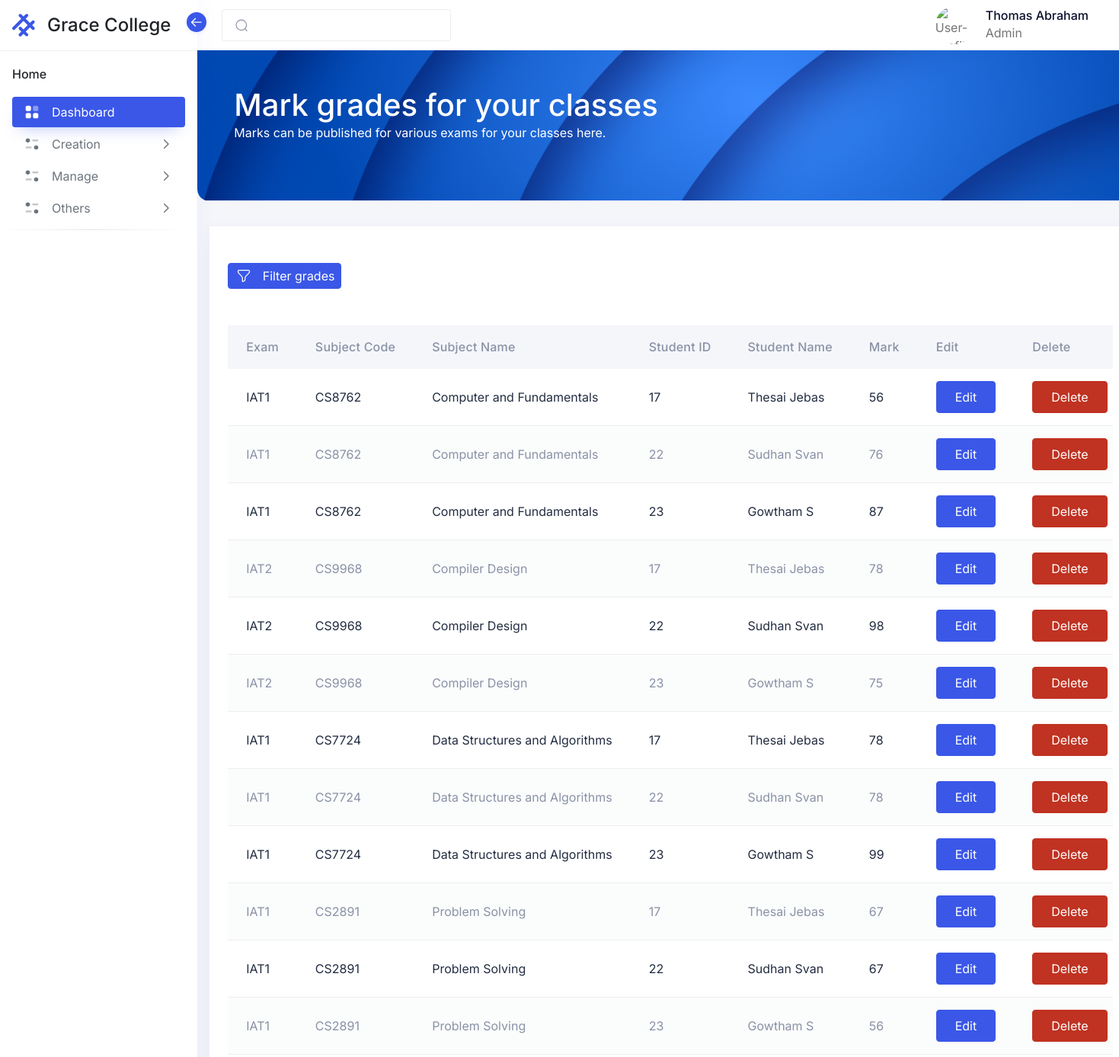
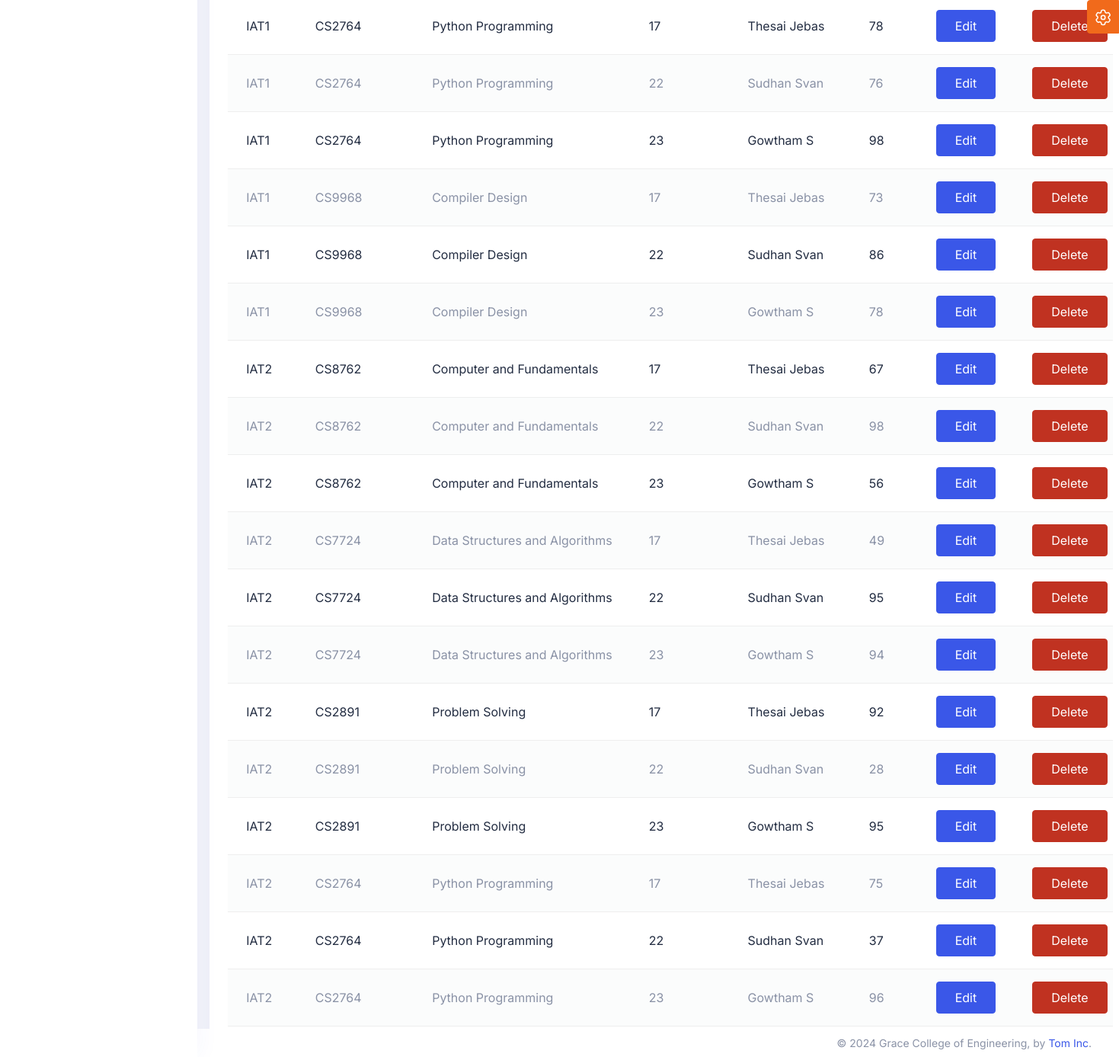
The app's page /admin/pages/grade.php (signed in), older data (2 pictures, top to bottom).
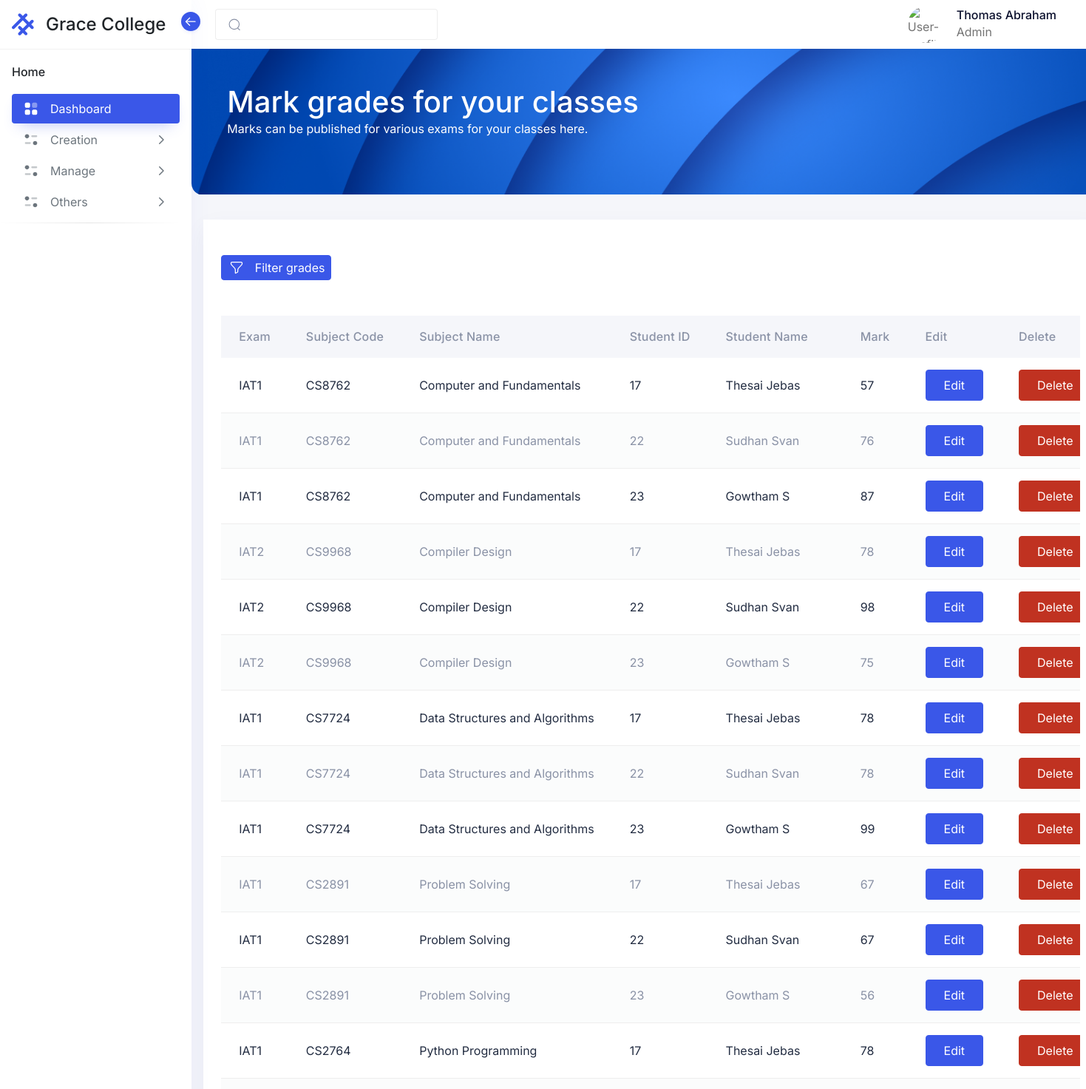
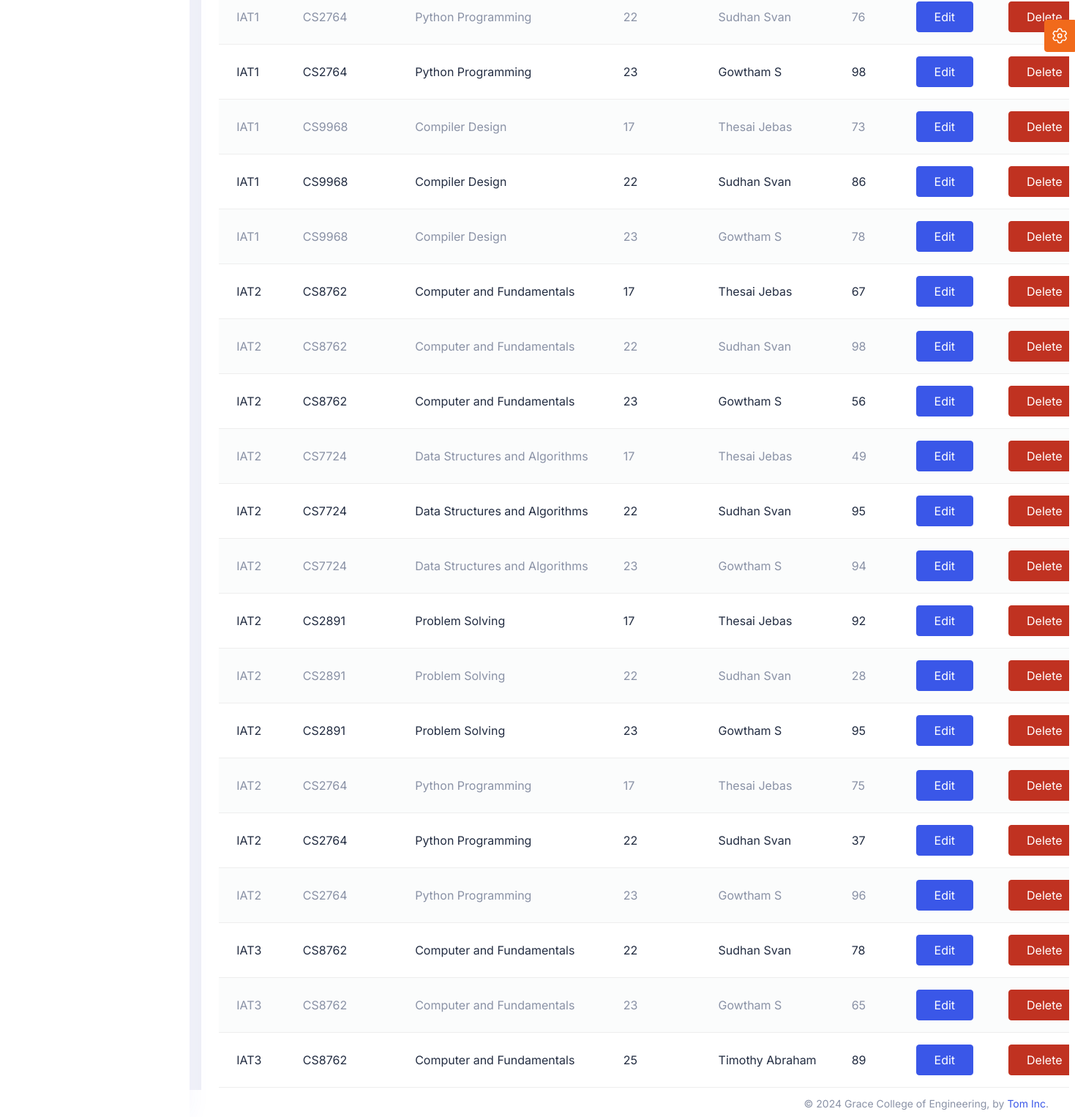
The same page, newer data (2 pictures, top to bottom).
### tables this page shows
CREATE TABLE `erp_login` (
  `user_id` int(20) NOT NULL,
  `userName` varchar(50) NOT NULL,
  `log_pwd` varchar(100) NOT NULL COMMENT 'login password',
  `phone` varchar(50) NOT NULL,
  `role` varchar(50) NOT NULL,
  `course` varchar(200) NOT NULL,
  `department` varchar(200) NOT NULL,
  `classId` int(11) NOT NULL,
  `l_name` varchar(200) NOT NULL,
  `f_name` varchar(200) NOT NULL,
  `yearOfAdmission` varchar(100) NOT NULL,
  `log_session` timestamp NOT NULL DEFAULT current_timestamp() ON UPDATE current_timestamp() COMMENT 'login session(timestamp)',
  `active` int(5) NOT NULL DEFAULT 1 COMMENT 'active status\r\n(active -1,inactive - 0)',
  `paymentStatus` int(11) NOT NULL
);

CREATE TABLE `erp_grade` (
  `gradeId` int(11) NOT NULL,
  `subjectCode` varchar(200) NOT NULL,
  `subjectName` varchar(200) NOT NULL,
  `studentId` int(11) NOT NULL,
  `studentName` varchar(200) NOT NULL,
  `semester` int(11) NOT NULL,
  `examName` varchar(200) NOT NULL,
  `mark` int(11) NOT NULL,
  `date` date NOT NULL
);

### admin/pages/grade.php (the view, shortened to what this page needs)
<?php
include('/xampp/htdocs/Intern1/Includes/Header.php');
include('../includes/Menu.php');
$sql = "SELECT * FROM erp_grade";
$result = mysqli_query($conn, $sql);
if ($result) {
    $grades = array();
    while ($row = $result->fetch_assoc()) {
        $grades[] = $row;
    }
}
?>
<div class="iq-navbar-header" style="height: 215px;">
    <div class="container-fluid iq-container">
        <div class="row">
            <div class="col-md-12">
                <div class="flex-wrap d-flex justify-content-between align-items-center">
                    <div>
                        <h1>Mark grades for your classes</h1>
                        <p>Marks can be published for various exams for your classes here.</p>
                    </div>
                </div>
            </div>
        </div>
    </div>
    <div class="iq-header-img">
        <img src="/intern1/assets/images/dashboard/top-header.png" alt="header" class="theme-color-default-img img-fluid w-100 h-100 animated-scaleX">
    </div>
</div>
<div class="card m-3 w-100 text ">
    <div class="card-header">
    </div>
    <div class="card-body">
        <a href="#" class=" text-center btn btn-primary btn-icon mt-lg-0 mt-md-0 mt-3 mb-4" data-bs-toggle="modal" data-bs-target="#filterModal">
            <i class="btn-inner">
            </i>
            <span>Filter grades</span>
        </a>
        <div class="table-responsive mt-4">
            <table id="basic-table" class="table table-striped mb-0" role="grid">
                <thead>
                    <tr>
                        <th>Exam</th>
                        <th>Subject Code</th>
                        <th>Subject Name</th>
                        <th>Student ID</th>
                        <th>Student Name</th>
                        <th>Mark</th>
                        <th>Edit</th>
                        <th>Delete</th>
                    </tr>
                </thead>
                <tbody id="tableBody">
                    <?php foreach ($grades as $grade) { ?>
                        <tr>
                            <td><?php echo $grade['examName'] ?></td>
                            <td><?php echo $grade['subjectCode'] ?></td>
                            <td><?php echo $grade['subjectName'] ?></td>
                            <td><?php echo $grade['studentId'] ?></td>
                            <td><?php echo $grade['studentName'] ?></td>
                            <td><?php echo $grade['mark'] ?></td>
                            <td>
                                <button type='button' rowData="[<?php echo $grade['gradeId'] . ',' . $grade['studentName'] . ',' . $grade['mark'] ?>]" class='btn btn-primary editBtn' data-bs-toggle='modal' data-bs-target='#editModal'>
                                    Edit
                                </button>
                            </td>
                            <td>
                                <button type="button" gradeId="<?php echo $grade['gradeId'] ?>" class="btn btn-danger deleteBtn" data-bs-toggle="modal" data-bs-target="#deleteModal">Delete</button>
                            </td>
                        </tr>
                    <?php } ?>
                </tbody>
            </table>
        </div>
    </div>
</div>
<?php
include('/xampp/htdocs/Intern1/Includes/Footer.php');
?>

### Includes/Header.php (shortened to what this page needs)
<?php
if (isset($_SESSION['user_id'])) {
  include('conn.php');
  $user_id = $_SESSION['user_id'];
  $query = "SELECT * FROM erp_login WHERE user_id = '$user_id'";
  $result = mysqli_query($conn, $query);
  if ($result && mysqli_num_rows($result) > 0) {
    $row = mysqli_fetch_assoc($result);
    $f_fname = $row['f_name'];
    $f_lname = $row['l_name'];
    $f_role = $row['role'];
  }
?>
  <!doctype html>
  <html lang="en" dir="ltr">
  <head>
    <link rel="stylesheet" href="/intern1/assets/css/core/libs.min.css" />
    <link rel="stylesheet" href="/intern1/assets/vendor/aos/dist/aos.css" />
    <link rel="stylesheet" href="/intern1/assets/css/hope-ui.min.css?v=2.0.0" />
    <link rel="stylesheet" href="/intern1/assets/css/custom.min.css?v=2.0.0" />
    <link rel="stylesheet" href="/intern1/assets/css/dark.min.css" />
    <link rel="stylesheet" href="/intern1/assets/css/customizer.min.css" />
    <link rel="stylesheet" href="/intern1/assets/css/rtl.min.css" />
    <link rel="stylesheet" href="https://cdnjs.cloudflare.com/ajax/libs/font-awesome/5.15.3/css/all.min.css">
  </head>
  <body class="  ">
  <?php } else {
  header("Location: /intern1/index.php");
}
  ?>

### admin/includes/Menu.php (shortened to what this page needs)
<aside class="sidebar sidebar-default sidebar-white sidebar-base navs-rounded-all ">
  <div class="sidebar-header d-flex align-items-center justify-content-start">
    <a href="/intern1/admin/home.php" class="navbar-brand">
      <div class="logo-main">
        <div class="logo-normal">
        </div>
      </div>
      <h4 class="logo-title">Grace College</h4>
    </a>
    <div class="sidebar-toggle" data-toggle="sidebar" data-active="true">
      <i class="icon">
      </i>
    </div>
  </div>
  <div class="sidebar-body pt-0 data-scrollbar">
    <div class="sidebar-list">
      <ul class="navbar-nav iq-main-menu" id="sidebar-menu">
        <li class="nav-item static-item">
          <a class="nav-link static-item disabled" href="../Gallery" tabindex="-1">
            <span class="default-icon">Home</span>
          </a>
        </li>
        <li class="nav-item">
          <a class="nav-link active" aria-current="page" href="../Gallery">
            <i class="icon">
            </i>
            <span class="item-name">Dashboard</span>
          </a>
        </li>
        <li class="nav-item">
          <a class="nav-link" data-bs-toggle="collapse" href="#horizontal-menu1" role="button" aria-expanded="false" aria-controls="horizontal-menu1">
            <i class="icon">
            </i>
            <span class="item-name">Creation</span>
            <i class="right-icon">
              <svg class="icon-18" xmlns="http://www.w3.org/2000/svg" width="18" fill="none" viewBox="0 0 24 24" stroke="currentColor">
                <path stroke-linecap="round" stroke-linejoin="round" stroke-width="2" d="M9 5l7 7-7 7" />
              </svg>
            </i>
          </a>
        </li>
        <li class="nav-item">
          <a class="nav-link" data-bs-toggle="collapse" href="#horizontal-menu2" role="button" aria-expanded="false" aria-controls="horizontal-menu2">
            <i class="icon">
            </i>
            <span class="item-name">Manage</span>
            <i class="right-icon">
              <svg class="icon-18" xmlns="http://www.w3.org/2000/svg" width="18" fill="none" viewBox="0 0 24 24" stroke="currentColor">
                <path stroke-linecap="round" stroke-linejoin="round" stroke-width="2" d="M9 5l7 7-7 7" />
              </svg>
            </i>
          </a>
        </li>
        <li class="nav-item">
          <a class="nav-link" data-bs-toggle="collapse" href="#horizontal-menu3" role="button" aria-expanded="false" aria-controls="horizontal-menu3">
            <i class="icon">
            </i>
            <span class="item-name">Others</span>
            <i class="right-icon">
              <svg class="icon-18" xmlns="http://www.w3.org/2000/svg" width="18" fill="none" viewBox="0 0 24 24" stroke="currentColor">
                <path stroke-linecap="round" stroke-linejoin="round" stroke-width="2" d="M9 5l7 7-7 7" />
              </svg>
            </i>
          </a>
            </li> -->
          </ul>
        <li>
          <hr class="hr-horizontal">
        </li>
    </div>
  </div>
</aside>
<main class="main-content">
  <div class="position-relative iq-banner">
    <nav class="nav navbar navbar-expand-lg navbar-light iq-navbar">
      <div class="container-fluid navbar-inner">
        <div class="input-group search-input">
          <span class="input-group-text" id="search-input">
          </span>
          <input type="search" class="form-control" placeholder="">
        </div>
        <div class="collapse navbar-collapse" id="navbarSupportedContent">
          <ul class="mb-2 navbar-nav ms-auto align-items-center navbar-list mb-lg-0">
            <li class="nav-item dropdown">
              <a class="py-0 nav-link d-flex align-items-center" href="#" id="navbarDropdown" role="button" data-bs-toggle="dropdown" aria-expanded="false">
                <img src="/intern1/assets/images/avatars/01.png" alt="User-Profile" class="theme-color-default-img img-fluid avatar avatar-50 avatar-rounded">
                <div class="caption ms-3 d-none d-md-block ">
                  <h6 class="mb-0 caption-title"><?php echo ucfirst($f_fname . " " . $f_lname) ?></h6>
                  <p class="mb-0 caption-sub-title"><?php echo ucfirst($f_role) ?></p>
                </div>
              </a>
            </li>
          </ul>
        </div>
      </div>
    </nav>
  </div>

### Includes/Footer.php (shortened to what this page needs)
<?php
if (isset($_SESSION['user_id'])) {
?>
<footer class="footer">
    <div class="footer-body">
        <ul class="left-panel list-inline mb-0 p-0">
            <li class="list-inline-item"><a href="../dashboard/extra/privacy-policy.html">Privacy Policy</a></li>
            <li class="list-inline-item"><a href="../dashboard/extra/terms-of-service.html">Terms of Use</a></li>
        </ul>
        <div class="right-panel">
            ©
            <script>document.write(new Date().getFullYear())</script> Grace College of Engineering,
             by <a href="https://iqonic.design/">Tom Inc</a>.
        </div>
    </div>
</footer>
 </main>
<a class="btn btn-fixed-end btn-warning btn-icon btn-setting" data-bs-toggle="offcanvas"
    data-bs-target="#offcanvasExample" role="button" aria-controls="offcanvasExample">
</a>
</body>
</html>
<?php
    } else {
        header("Location: /intern1/index.php");
  }
    ?>

### Includes/Footer.php (style rules this page uses)
.footer { position: fixed; bottom: 0; left: 0; width: 100%; }

Row changes from the older to the newer data that the page shows:
changed erp_grade (number 1 of 33 on the later page): mark "56" → "57"
added erp_grade: examName "IAT3", subjectCode "CS8762", subjectName "Computer and Fundamentals", studentId "22", studentName "Sudhan Svan", mark "78"
added erp_grade: examName "IAT3", subjectCode "CS8762", subjectName "Computer and Fundamentals", studentId "23", studentName "Gowtham S", mark "65"
added erp_grade: examName "IAT3", subjectCode "CS8762", subjectName "Computer and Fundamentals", studentId "25", studentName "Timothy Abraham", mark "89"
